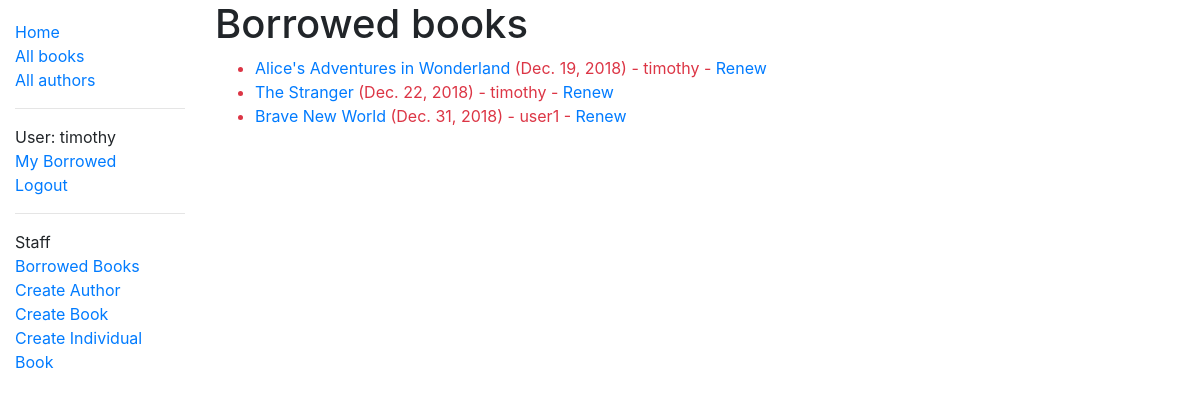
/catalog/borrowed/ (signed in), run on an earlier commit of the app's database.
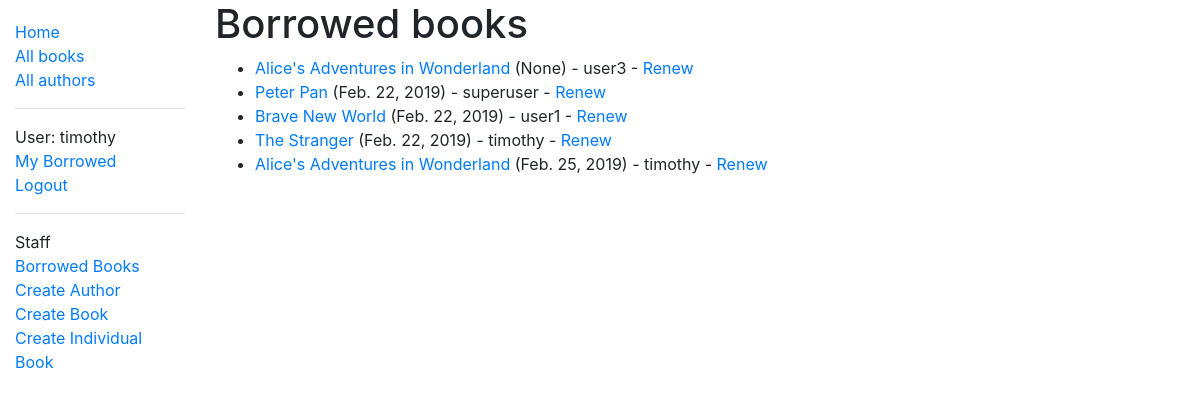
And on a later commit of the database.
### catalog/models.py (models this page shows, shortened)
class BookInstance(models.Model):
    id = models.UUIDField(primary_key=True, default=uuid.uuid4, help_text='Unique ID for this particular book across whole library')
    book = models.ForeignKey('Book', on_delete=models.SET_NULL, null=True)
    imprint = models.CharField(max_length=200)
    due_back = models.DateField(null=True, blank=True)
    LOAN_STATUS = (
        ('m', 'Maintenance'),
        ('o', 'On loan'),
        ('a', 'Available'),
        ('r', 'Reserved'),
    )
    status = models.CharField(
        max_length=1,
        choices=LOAN_STATUS,
        blank=True,
        default='m',
        help_text='Book availability',
    )
    borrower = models.ForeignKey(User, on_delete=models.SET_NULL, null=True, blank=True)
    @property
    def is_overdue(self):
        if self.due_back and date.today() > self.due_back:
            return True
        return False
    class Meta:
        ordering = ['due_back']
        permissions = (("can_mark_returned", "Set book as returned"),)

class Book(models.Model):
    title = models.CharField(max_length=200)
    author = models.ForeignKey('Author', on_delete=models.SET_NULL, null=True)
    summary = models.TextField(max_length=1000, help_text='Enter a brief description of the book')
    isbn = models.CharField('ISBN', max_length=13, help_text='13 Character <a href="https://www.isbn-international.org/content/what-isbn">ISBN number</a>')
    genre = models.ManyToManyField(Genre, help_text='Select a genre for this book')
    language = models.ForeignKey('Language', null=True, on_delete=models.SET_NULL)
    def display_genre(self):
        """Create a string for the Genre. This is required to display genre in Admin."""
        return ', '.join(genre.name for genre in self.genre.all()[:3])
    display_genre.short_description = 'Genre'

### catalog/views.py (the view)
# urls.py: path('borrowed/', views.BorrowedBooksListView.as_view(), name='borrowed-books')
class BorrowedBooksListView(PermissionRequiredMixin,generic.ListView):
    permission_required = 'catalog.can_mark_returned'
    model = BookInstance
    template_name ='catalog/bookinstance_list_borrowed_lib.html'
    paginate_by = 10
    def get_queryset(self):
        return BookInstance.objects.filter(status__exact='o').order_by('due_back')

### catalog/templates/catalog/bookinstance_list_borrowed_lib.html
{% extends "base_generic.html" %}
{% block content %}
    <h1>Borrowed books</h1>
    {% if bookinstance_list %}
    <ul>
      {% for bookinst in bookinstance_list %}
      <li class="{% if bookinst.is_overdue %}text-danger{% endif %}">
        <a href="{% url 'book-detail' bookinst.book.pk %}">{{bookinst.book.title}}</a> ({{ bookinst.due_back }}) - {{bookinst.borrower}}
        {% if perms.catalog.can_mark_returned %}- <a href="{% url 'renew-book-librarian' bookinst.id %}">Renew</a>  {% endif %}
      </li>
      {% endfor %}
    </ul>
    {% else %}
      <p>There are no books borrowed.</p>
    {% endif %}
{% endblock %}

### catalog/templates/base_generic.html (shortened to what this page needs)
<!DOCTYPE html>
<html lang="en">
<head>
    <link rel="stylesheet" href="https://stackpath.bootstrapcdn.com/bootstrap/4.1.3/css/bootstrap.min.css"
>
    {% load static %}
    <link rel="stylesheet" href="{% static 'css/styles.css' %}">
</head>
<body>
    <div class="container-fluid">
        <div class="row">
            <div class="col-sm-2">
                {% block sidebar %}
                <ul class="sidebar-nav">
                    <li><a href="{% url 'index' %}">Home</a></li>
                    <li><a href= "{% url 'books' %}">All books</a></li>
                    <li><a href="{% url 'authors' %}">All authors</a></li>
                    <hr>
                    {% if user.is_authenticated %}
     <li>User: {{ user.get_username }}</li>
     <li><a href="{% url 'my-borrowed' %}">My Borrowed</a></li>
     <li><a href="{% url 'logout'%}?next={{request.path}}">Logout</a></li>
   {% else %}
     <li><a href="{% url 'login'%}?next={{request.path}}">Login</a></li>
   {% endif %}
          <hr>
   {% if perms.catalog.can_mark_returned %}
    <li> Staff</li>
    <li><a href="{% url 'borrowed-books' %}">Borrowed Books</a></li>
    <li><a href="{% url 'author_create' %}">Create Author</a></li>
    <li><a href="{% url 'book_create' %}">Create Book</a></li>
    <li><a href="{% url 'bookInst_create' %}">Create Individual Book</a></li>
   {% endif %}
                </ul>
                {% endblock %}
            </div>
            <div class="col-sm-10 ">{% block content %}{% endblock %}
            </div>
        </div>
    </div>
</body>
</html>

### catalog/static/css/styles.css (style rules this page uses)
.sidebar-nav { margin-top: 20px; padding: 0; list-style: none; }

What changed in the data, as far as the page shows it:
added BookInstance: book "Alice's Adventures in Wonderland", due_back "None", borrower "user3"
now on this page (row edited): BookInstance: book "Peter Pan", due_back "Feb. 22, 2019", borrower "superuser"
changed BookInstance "Brave New World": due_back "Dec. 31, 2018" → "Feb. 22, 2019"; moves up the list
changed BookInstance "The Stranger": due_back "Dec. 22, 2018" → "Feb. 22, 2019"; moves down the list
changed BookInstance: due_back "Dec. 19, 2018" → "Feb. 25, 2019"
